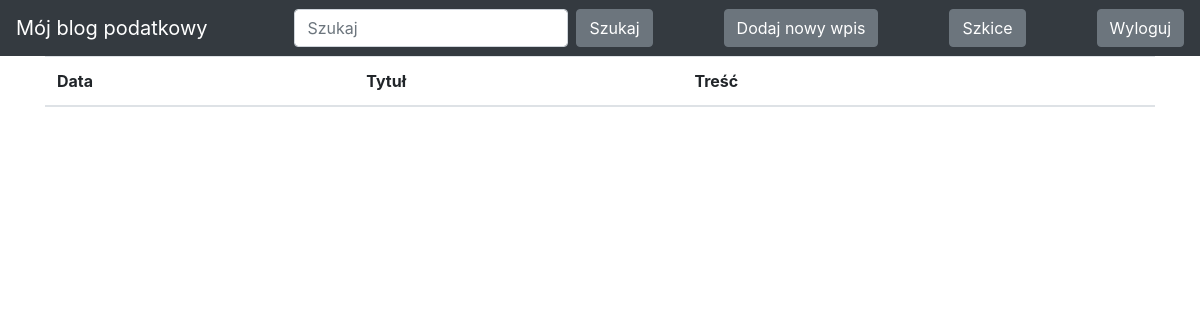
The page /drafts/ (signed in) on the database as committed earlier.
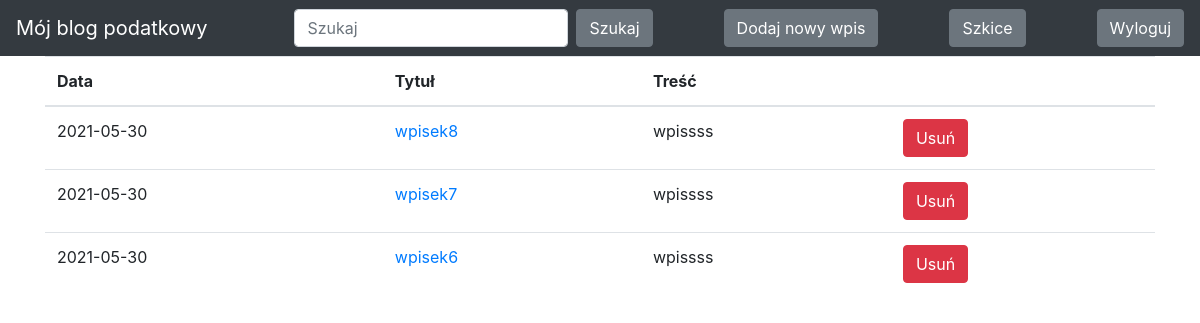
The same page on the database as committed later.
### blog/models.py (models this page shows)
class Entry(db.Model):
    id = db.Column(db.Integer, primary_key=True)
    title = db.Column(db.String(80), nullable=False)
    body = db.Column(db.Text, nullable=False)
    pub_date = db.Column(db.DateTime, nullable=False,
                         default=datetime.datetime.utcnow)
    is_published = db.Column(db.Boolean, default=False)

### blog/routes.py (the view)
@app.route('/drafts/', methods=['GET'])
@login_required
def list_drafts():
    drafts = Entry.query.filter_by(is_published=False).order_by(Entry.pub_date.desc())
    return render_template("drafts.html", drafts=drafts)

### blog/routes.py (called while the page is built)
def login_required(view_func):
    @functools.wraps(view_func)
    def check_permissions(*args, **kwargs):
        if session.get('logged_in'):
            return view_func(*args, **kwargs)
        return redirect(url_for('login', next=request.path))
    return check_permissions

### blog/templates/drafts.html (shortened to what this page needs)
<!DOCTYPE html>
<html lang="en">
{% extends "base.html" %}
{% block content %}
<table class="table">
  <thead>
    <tr>
      <th scope="col">Data</th>
      <th scope="col">Tytuł</th>
      <th scope="col">Treść</th>
      <th scope="col"></th>
    </tr>
  </thead>
    <tbody>
  {% for post in drafts %}
    <tr>
       <td>
           {{ post.pub_date.strftime('%Y-%m-%d') }}
       </td>
       <td>
           <a href="{{ url_for('edit_entry', entry_id=post.id) }}">
               {{ post.title }}
           </a>
       </td>
       <td>{{ post.body|truncate(100, true) }}</td>
        <td>
            <form action="{{ url_for('delete_draft', entry_id=post.id) }}" method="POST">
            <button class="btn btn-danger my-2 my-sm-0" type="submit">Usuń</button>
            </form>
        </td>
     </tr>
     {% endfor %}
   </tbody>
 </table>
{% endblock %}

Rows that differ between the two databases and show on the page:
now on this page (row edited): Entry: pub_date "2021-05-30", title "wpisek8", body "wpissss"
now on this page (row edited): Entry: pub_date "2021-05-30", title "wpisek7", body "wpissss"
now on this page (row edited): Entry: pub_date "2021-05-30", title "wpisek6", body "wpissss"
